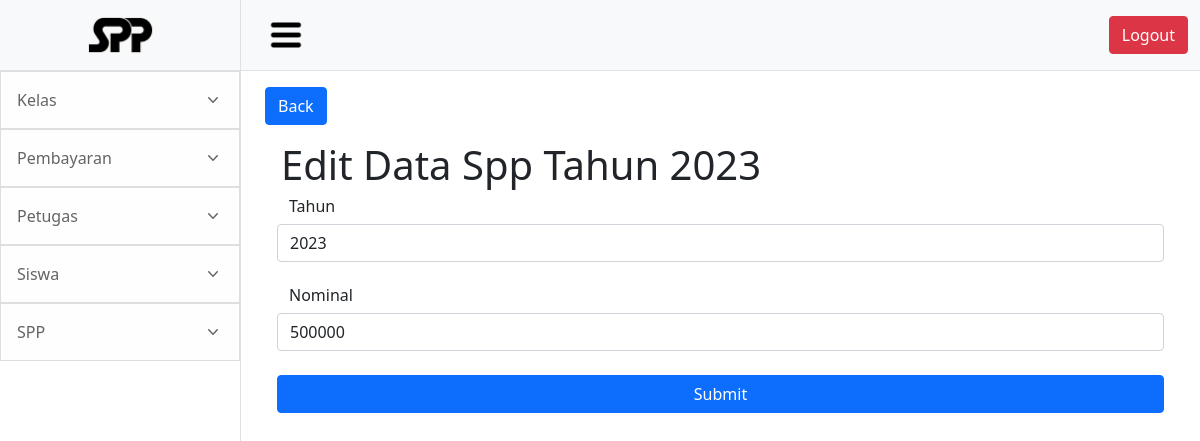
Page /index/spp/EditSpp.php?id=2 on the committed database.
### tables this page shows
CREATE TABLE `spp` (
  `id_spp` int(11) NOT NULL,
  `tahun` int(11) NOT NULL,
  `nominal` int(11) NOT NULL
);

### index/spp/EditSpp.php (the view, shortened to what this page needs)
<?php
include 'api/koneksi.php';
  if (isset($_GET['id'])) {
    $id = ($_GET["id"]);
    $query = "SELECT * FROM spp WHERE id_spp='$id'";
    $result = mysqli_query($kon, $query);
    $data = mysqli_fetch_assoc($result);
  } else {
    echo "<script>alert('Masukkan data id.');window.location='index.php';</script>";
  }
  ?>
<!DOCTYPE html>
<html lang="en">
    <head>
        <?php
            include('../../components/header.php')
            ?>
    </head>
    <body>
        <div class="d-flex" id="wrapper">
            <?php
            include('../../components/sidebar.php')
            ?>
                <div class="container-fluid">
                <form method="post" action="api/EditData.php">
                    <div class="container">
                    <a class="btn btn-primary mt-3" href="spp.php" role="button">Back</a>
                        <div class="card-body">
                        <h1>Edit Data Spp Tahun <?php echo $data['tahun']; ?></h1>
                            <div class="card-text m-2">
                                <div class="form-group mb-4">
                                    <div class="row">
                                        <div class="col-md-2 h6">Tahun</div>
                                        <input type="text" name="Data2" value="<?php echo $data['tahun']; ?>" class="form-control col-md-8">
                                    </div>
                                </div>
                                <div class="form-group mb-4">
                                    <div class="row">
                                        <div class="col-md-2 h6">Nominal</div>
                                        <input type="text" name="Data3" value="<?php echo $data['nominal']; ?>" class="form-control col-md-8">
                                    </div>
                                </div>
                                <div class="form-group">
                                    <div class="row">
                                        <input href="siswa.php" type="submit" class="btn btn-primary">
                                    </div>
                                </div>
                            </form>
                </div>
            </div>
        </div>
    </body>
</html>

### rows in the picture
spp: tahun "2023", Data2 "2023", Data3 "500000"
